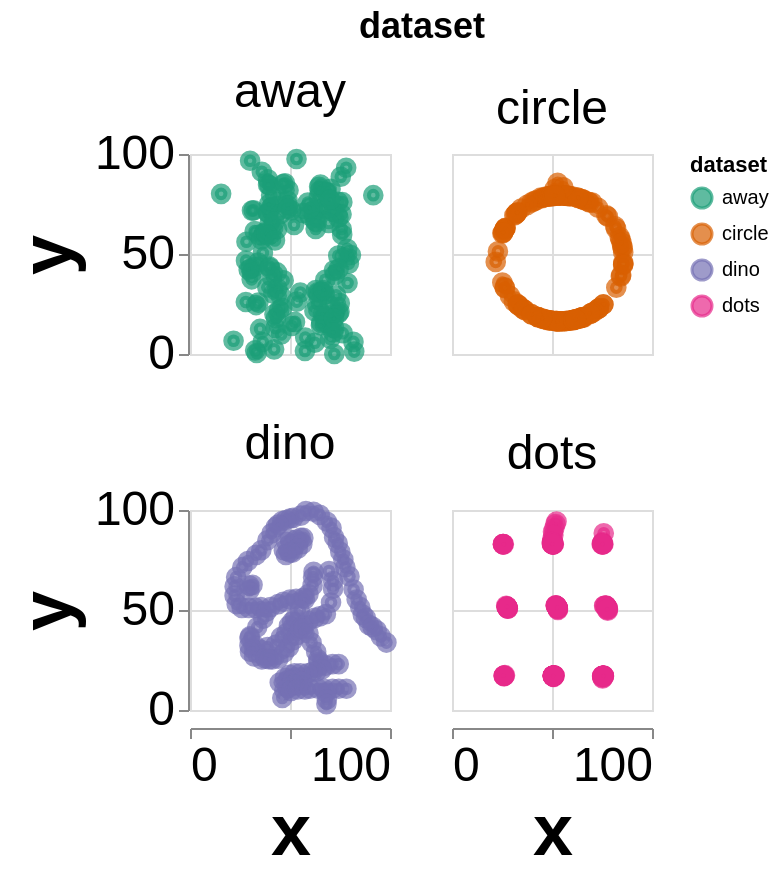

Express this chart as Vega-Lite.
### Vega-Lite specification from a JSON file in a GitHub repository (floating-point values rounded to 4 significant figures; data arrays with more than 128 entries replaced by an {"elided": "..."} marker saying what was removed)
{"config": {"view": {"width": 400, "height": 300}, "mark": {"tooltip": null}, "axis": {"labelFontSize": 24, "titleFontSize": 36}, "header": {"labelFontSize": 24, "titleFontSize": 18}}, "data": {"name": "data-1491a0a30c1c0eaca4dd1442aaa3a25f"}, "facet": {"type": "nominal", "field": "dataset"}, "spec": {"mark": "point", "encoding": {"color": {"type": "nominal", "field": "dataset", "scale": {"scheme": "dark2"}}, "fill": {"type": "nominal", "field": "dataset", "scale": {"scheme": "dark2"}}, "size": {"value": 40}, "stroke": {"type": "nominal", "field": "dataset", "scale": {"scheme": "dark2"}}, "strokeWidth": {"value": 4}, "x": {"type": "quantitative", "field": "x"}, "y": {"type": "quantitative", "field": "y"}}, "height": 100, "width": 100}, "columns": 2, "$schema": "https://vega.github.io/schema/vega-lite/v5.json", "datasets": {"data-1491a0a30c1c0eaca4dd1442aaa3a25f": {"elided": "568 records"}}}
